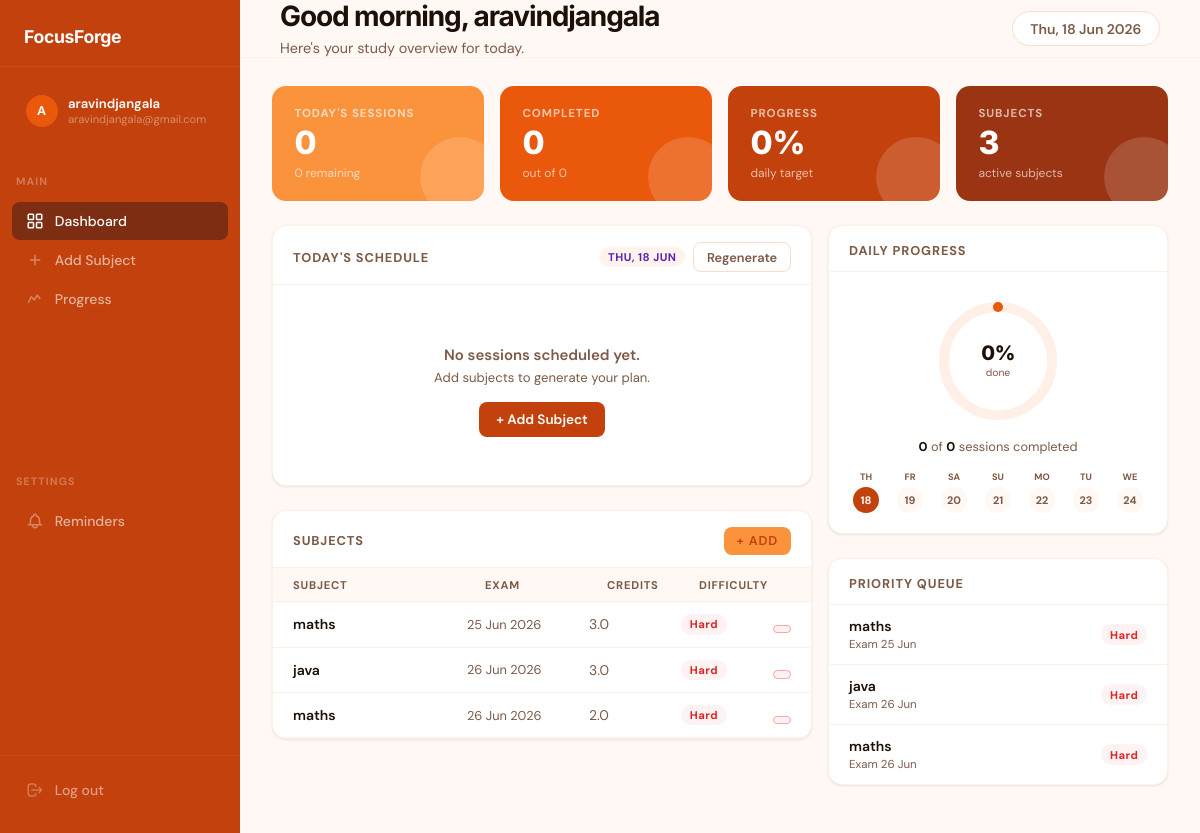
The page /dashboard (signed in) on the database its author committed.
### models.py (models this page shows)
class User(UserMixin, db.Model):
    id = db.Column(db.Integer, primary_key=True)
    username = db.Column(db.String(150), unique=True, nullable=False)
    email = db.Column(db.String(150), unique=True, nullable=False)
    password = db.Column(db.String(150), nullable=False)
    daily_study_hours = db.Column(db.Float, default=0.0)
    subjects = db.relationship('Subject', backref='user', lazy=True)
    study_sessions = db.relationship('StudySession', backref='user', lazy=True)

class Subject(db.Model):
    id = db.Column(db.Integer, primary_key=True)
    user_id = db.Column(db.Integer, db.ForeignKey('user.id'), nullable=False)
    name = db.Column(db.String(150), nullable=False)
    exam_date = db.Column(db.Date, nullable=False)
    credit_hours = db.Column(db.Float, nullable=False)
    difficulty = db.Column(db.String(50), nullable=False)
    priority_score = db.Column(db.Float, default=0.0)

### app.py (the view)
@app.route('/dashboard')
@login_required
def dashboard():
    today = datetime.now().date()
    sessions, total, completed, pending, pct = _today_stats(current_user.id)
    subjects    = Subject.query.filter_by(user_id=current_user.id).all()
    subject_map = {s.id: s for s in subjects}
    prio        = _priority_subjects(current_user.id)
    return render_template(
        'dashboard.html',
        sessions=sessions, subject_map=subject_map, today=today,
        total_today=total, completed_today=completed,
        pending_today=pending, progress_pct=pct,
        priority_subjects=prio,
    )

### app.py (called while the page is built)
@login_manager.user_loader
def load_user(user_id):
    return db.session.get(User, int(user_id))

def _today_stats(user_id):
    today = datetime.now().date()
    sessions = (StudySession.query
                .filter_by(user_id=user_id, date=today)
                .order_by(StudySession.start_time)
                .all())
    total     = len(sessions)
    completed = sum(1 for s in sessions if s.completed)
    pending   = total - completed
    pct       = round((completed / total * 100) if total > 0 else 0, 1)
    return sessions, total, completed, pending, pct

def _priority_subjects(user_id):
    today    = datetime.now().date()
    subjects = Subject.query.filter_by(user_id=user_id).all()
    return sorted(
        [s for s in subjects if s.exam_date >= today],
        key=lambda x: x.priority_score,
        reverse=True
    )

### templates/dashboard.html (shortened to what this page needs)
{% extends "base.html" %}
{% block page_title %}Good morning, {{ current_user.username }} {% endblock %}
{% block page_subtitle %}<p>Here's your study overview for today.</p>{% endblock %}
{% block content %}
<div class="stats-row">
  <div class="stat-card sc-yellow">
    <div class="stat-blob"></div>
    <div class="stat-label">Today's Sessions</div>
    <div class="stat-value">{{ total_today }}</div>
    <div class="stat-sub">{{ pending_today }} remaining</div>
  </div>
  <div class="stat-card sc-pink">
    <div class="stat-blob"></div>
    <div class="stat-label">Completed</div>
    <div class="stat-value">{{ completed_today }}</div>
    <div class="stat-sub">out of {{ total_today }}</div>
  </div>
  <div class="stat-card sc-green">
    <div class="stat-blob"></div>
    <div class="stat-label">Progress</div>
    <div class="stat-value">{{ progress_pct }}%</div>
    <div class="stat-sub">daily target</div>
  </div>
  <div class="stat-card sc-blue">
    <div class="stat-blob"></div>
    <div class="stat-label">Subjects</div>
    <div class="stat-value">{{ priority_subjects|length }}</div>
    <div class="stat-sub">active subjects</div>
  </div>
</div>
<div class="dash-grid">
  <div>
    <div class="card mb-3">
      <div class="card-header">
        <span>Today's Schedule</span>
        <div style="display:flex; gap:0.5rem; align-items:center;">
          <span class="badge badge-purple">{{ today.strftime('%a, %d %b') }}</span>
          <form method="POST" action="{{ url_for('regenerate_plan') }}" style="margin:0;">
            <button type="submit" class="btn btn-sm btn-ghost" title="Regenerate plan">Regenerate</button>
          </form>
        </div>
      </div>
      {% if sessions %}
        {% for session in sessions %}
        {% set sub = subject_map.get(session.subject_id) %}
        <div class="session-row {{ 'done' if session.completed }}" id="sr-{{ session.id }}">
          <div class="time-block">
            <div class="t-start">{{ session.start_time.strftime('%H:%M') }}</div>
            <div class="t-end">{{ session.end_time.strftime('%H:%M') }}</div>
          </div>
          <div>
            <div class="session-subject">{{ sub.name if sub else 'Unknown' }}</div>
            <div class="session-meta">
              <span class="diff-dot diff-{{ sub.difficulty if sub else 'Medium' }}"></span>
              {{ sub.difficulty if sub else '' }}
              &nbsp;·&nbsp;
              {% set mins = ((session.end_time.hour * 60 + session.end_time.minute) - (session.start_time.hour * 60 + session.start_time.minute)) %}
              {{ mins }}m
            </div>
          </div>
          <div style="display:flex; align-items:center; gap:0.5rem;">
            {% if not session.completed %}
            <button class="check-btn" onclick="markDone({{ session.id }}, this)" title="Mark complete">
              <svg width="12" height="12" fill="none" stroke="currentColor" stroke-width="3" viewBox="0 0 24 24"><path d="M5 13l4 4L19 7"/></svg>
            </button>
            {% else %}
            <button class="check-btn done" disabled>
              <svg width="12" height="12" fill="none" stroke="currentColor" stroke-width="3" viewBox="0 0 24 24"><path d="M5 13l4 4L19 7"/></svg>
            </button>
            {% endif %}
          </div>
        </div>
        {% endfor %}
      {% else %}
        <div style="text-align:center; padding: 3rem 1rem; color: var(--text-muted);">
          <p style="font-weight:600;">No sessions scheduled yet.</p>
          <p style="font-size:0.82rem; margin-top:0.25rem;">Add subjects to generate your plan.</p>
          <a href="{{ url_for('add_subject') }}" class="btn btn-primary" style="margin-top:1rem;">+ Add Subject</a>
        </div>
      {% endif %}
    </div>
    {% if priority_subjects %}
    <div class="card">
      <div class="card-header">
        <span>Subjects</span>
        <a href="{{ url_for('add_subject') }}" class="btn btn-sm btn-accent">+ Add</a>
      </div>
      <div style="padding: 0;">
        <div style="display:grid; grid-template-columns:1fr 110px 80px 80px auto; gap:0.75rem; padding:0.6rem 1.25rem; background:var(--cream); border-bottom:1.5px solid var(--border-light); font-size:0.7rem; font-weight:700; text-transform:uppercase; letter-spacing:0.07em; color:var(--text-muted);">
          <span>Subject</span><span>Exam</span><span>Credits</span><span>Difficulty</span>
        </div>
        {% for sub in priority_subjects %}
        <div style="display:grid; grid-template-columns:1fr 110px 80px 80px auto; gap:0.75rem; padding:0.75rem 1.25rem; border-bottom:1px solid var(--border-light); align-items:center; font-size:0.875rem;" onmouseover="this.style.background='var(--cream)'" onmouseout="this.style.background='transparent'">
          <span style="font-weight:600;">{{ sub.name }}</span>
          <span style="color:var(--text-muted); font-size:0.8rem;">{{ sub.exam_date.strftime('%d %b %Y') }}</span>
          <span style="color:var(--text-muted);">{{ sub.credit_hours }}</span>
          <span>
            <span class="badge {% if sub.difficulty == 'Hard' %}badge-red{% elif sub.difficulty == 'Medium' %}badge-yellow{% else %}badge-green{% endif %}">
              {{ sub.difficulty }}
            </span>
          </span>
          <form method="POST" action="{{ url_for('delete_subject', subject_id=sub.id) }}" onsubmit="return confirm('Delete {{ sub.name }}?')">
            <button type="submit" class="btn btn-sm btn-danger" style="padding:0.2rem 0.5rem;"></button>
          </form>
        </div>
        {% endfor %}
      </div>
    </div>
    {% endif %}
  </div>
  <div>
    <div class="card mb-3">
      <div class="card-header"><span>Daily Progress</span></div>
      <div class="progress-ring-wrap">
        <div class="ring-container">
          <svg width="130" height="130" viewBox="0 0 130 130">
            <circle cx="65" cy="65" r="54" fill="none" stroke="var(--border-light)" stroke-width="10"/>
            <circle cx="65" cy="65" r="54" fill="none" stroke="#EA580C" stroke-width="10"
              stroke-dasharray="{{ (progress_pct / 100 * 339.3)|round(1) }} 339.3"
              stroke-linecap="round"/>
          </svg>
          <div class="ring-center">
            <span class="ring-pct">{{ progress_pct }}%</span>
            <span class="ring-label">done</span>
          </div>
        </div>
        <div style="text-align:center;">
          <div style="font-size:0.8rem; color:var(--text-muted);">
            <strong style="color:var(--text);">{{ completed_today }}</strong> of <strong style="color:var(--text);">{{ total_today }}</strong> sessions completed
          </div>
        </div>
      </div>
      <div class="week-pills" id="week-pills">
      </div>
    </div>
    {% if priority_subjects %}
    <div class="card">
      <div class="card-header"><span>Priority Queue</span></div>
      {% for sub in priority_subjects[:5] %}
      <div class="priority-item">
        <div style="flex:1;">
          <div class="priority-name">{{ sub.name }}</div>
          <div class="priority-exam">Exam {{ sub.exam_date.strftime('%d %b') }}</div>
        </div>
        <span class="badge {% if sub.difficulty == 'Hard' %}badge-red{% elif sub.difficulty == 'Medium' %}badge-yellow{% else %}badge-green{% endif %}">
          {{ sub.difficulty }}
        </span>
      </div>
      {% endfor %}
    </div>
    {% endif %}
  </div>
</div>
{% endblock %}

### templates/base.html (shortened to what this page needs)
<!DOCTYPE html>
<html lang="en">
<head>
</head>
<body>
{% if current_user.is_authenticated %}
<aside class="sidebar">
  <div class="sidebar-logo">
    <a href="{{ url_for('dashboard') }}">
      <span class="logo-text">FocusForge</span>
    </a>
  </div>
  <div style="padding: 0.5rem 0.75rem; margin-top: 0.5rem;">
    <div class="user-chip">
      <div class="user-avatar">{{ current_user.username[0].upper() }}</div>
      <div class="user-info">
        <div class="user-name">{{ current_user.username }}</div>
        <div class="user-email">{{ current_user.email }}</div>
      </div>
    </div>
  </div>
  <div class="sidebar-section">Main</div>
  <nav class="sidebar-nav">
    <a href="{{ url_for('dashboard') }}" class="{{ 'active' if request.endpoint == 'dashboard' }}">
      <svg class="nav-icon" fill="none" stroke="currentColor" stroke-width="2" viewBox="0 0 24 24"><rect x="3" y="3" width="7" height="7" rx="1"/><rect x="14" y="3" width="7" height="7" rx="1"/><rect x="3" y="14" width="7" height="7" rx="1"/><rect x="14" y="14" width="7" height="7" rx="1"/></svg>
      Dashboard
    </a>
    <a href="{{ url_for('add_subject') }}" class="{{ 'active' if request.endpoint == 'add_subject' }}">
      <svg class="nav-icon" fill="none" stroke="currentColor" stroke-width="2" viewBox="0 0 24 24"><path d="M12 5v14M5 12h14"/></svg>
      Add Subject
    </a>
    <a href="{{ url_for('progress') }}" class="{{ 'active' if request.endpoint == 'progress' }}">
      <svg class="nav-icon" fill="none" stroke="currentColor" stroke-width="2" viewBox="0 0 24 24"><path d="M3 17l4-8 4 4 4-6 4 5"/></svg>
      Progress
    </a>
  </nav>
  <div class="sidebar-section">Settings</div>
  <nav class="sidebar-nav">
    <a href="{{ url_for('reminder_settings') }}" class="{{ 'active' if request.endpoint == 'reminder_settings' }}">
      <svg class="nav-icon" fill="none" stroke="currentColor" stroke-width="2" viewBox="0 0 24 24"><path d="M15 17h5l-1.405-1.405A2.032 2.032 0 0118 14.158V11a6.002 6.002 0 00-4-5.659V5a2 2 0 10-4 0v.341C7.67 6.165 6 8.388 6 11v3.159c0 .538-.214 1.055-.595 1.436L4 17h5m6 0v1a3 3 0 11-6 0v-1m6 0H9"/></svg>
      Reminders
    </a>
  </nav>
  <div class="sidebar-bottom">
    <a href="{{ url_for('logout') }}">
      <svg class="nav-icon" fill="none" stroke="currentColor" stroke-width="2" viewBox="0 0 24 24"><path d="M17 16l4-4m0 0l-4-4m4 4H7m6 4v1a3 3 0 01-3 3H6a3 3 0 01-3-3V7a3 3 0 013-3h4a3 3 0 013 3v1"/></svg>
      Log out
    </a>
  </div>
</aside>
{% endif %}
<div class="main-wrap" {% if not current_user.is_authenticated %}style="margin-left:0"{% endif %}>
  {% if current_user.is_authenticated %}
  <header class="topbar">
    <div class="topbar-left">
      <h1>{% block page_title %}FocusForge{% endblock %}</h1>
      {% block page_subtitle %}<p>Welcome back, {{ current_user.username }}</p>{% endblock %}
    </div>
    <div class="topbar-right">
      <span class="topbar-pill" id="topbar-date"></span>
    </div>
  </header>
  {% endif %}
  <main class="page-content">
    {% block content %}{% endblock %}
  </main>
</div>
</body>
</html>

### templates/dashboard.html (style rules this page uses)
.stats-row { display: grid; grid-template-columns: repeat(4,1fr); gap: 1rem; margin-bottom: 1.5rem; }
.sc-yellow { background: #FB923C; color: #fff; }
.sc-pink { background: #EA580C; color: #fff; }
.sc-green { background: #C2410C; color: #fff; }
.sc-blue { background: #9A3412; color: #fff; }
.stat-blob { position: absolute; right: -16px; bottom: -16px; width: 80px; height: 80px; border-radius: 50%; background: rgba(255,255,255,.15); }
.dash-grid { display: grid; grid-template-columns: 1fr 340px; gap: 1rem; align-items: start; }
.priority-item { display: flex; align-items: center; justify-content: space-between; padding: 0.75rem 1.25rem; border-bottom: 1px solid var(--border-light); gap: 0.75rem; }
.priority-item:last-child { border-bottom: none; }
.priority-name { font-weight: 600; font-size: 0.875rem; flex: 1; }
.priority-exam { font-size: 0.72rem; color: var(--text-muted); margin-top: 2px; }
.progress-ring-wrap { display: flex; flex-direction: column; align-items: center; padding: 1.5rem 1.25rem 1rem; gap: 0.75rem; }
.ring-container { position: relative; width: 130px; height: 130px; }
.ring-container svg { transform: rotate(-90deg); }
.ring-center { position: absolute; inset: 0; display: flex; flex-direction: column; align-items: center; justify-content: center; }
.ring-pct { font-family: 'Inter', sans-serif; font-size: 1.25rem; font-weight: 800; line-height: 1; letter-spacing: -0.02em; }
.ring-label { font-size: 0.65rem; color: var(--text-muted); margin-top: 3px; }
.week-pills { display: grid; grid-template-columns: repeat(7, 1fr); gap: 2px; padding: 0 1rem 1.25rem; }

### rows shown on the page
User: username "A", username "aravindjangala", email "aravindjangala@gmail.com"
Subject: name "maths", exam_date "25 Jun 2026", credit_hours "3.0", difficulty "Hard", exam_date "25 Jun"
Subject: name "java", exam_date "26 Jun 2026", credit_hours "3.0", difficulty "Hard", exam_date "26 Jun"
Subject: name "maths", exam_date "26 Jun 2026", credit_hours "2.0", difficulty "Hard", exam_date "26 Jun"

### other values the page prints
{{ total_today }} "0"
{{ pending_today }} "0"
{{ completed_today }} "0"
{{ progress_pct }} "0"
{{ priority_subjects|length }} "3"
{{ today.strftime('%a, %d %b') }} "THU, 18 JUN"
